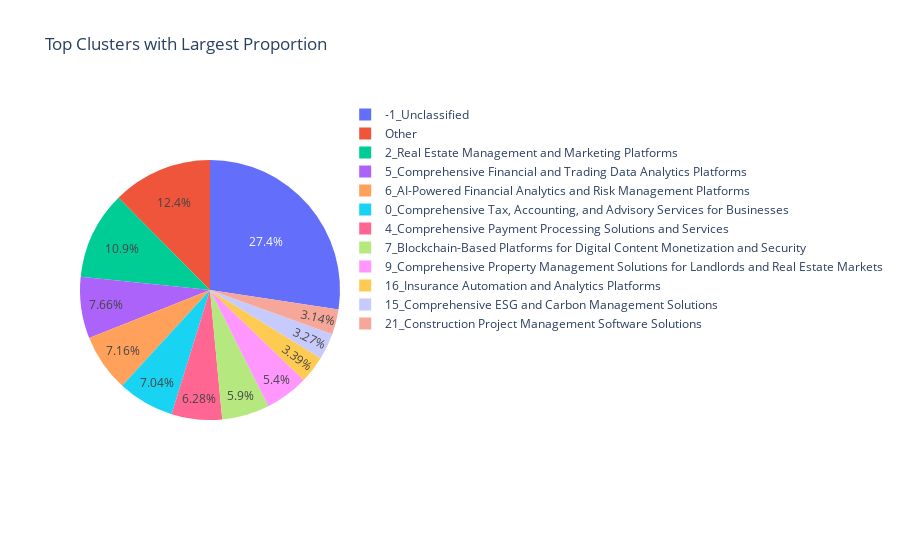
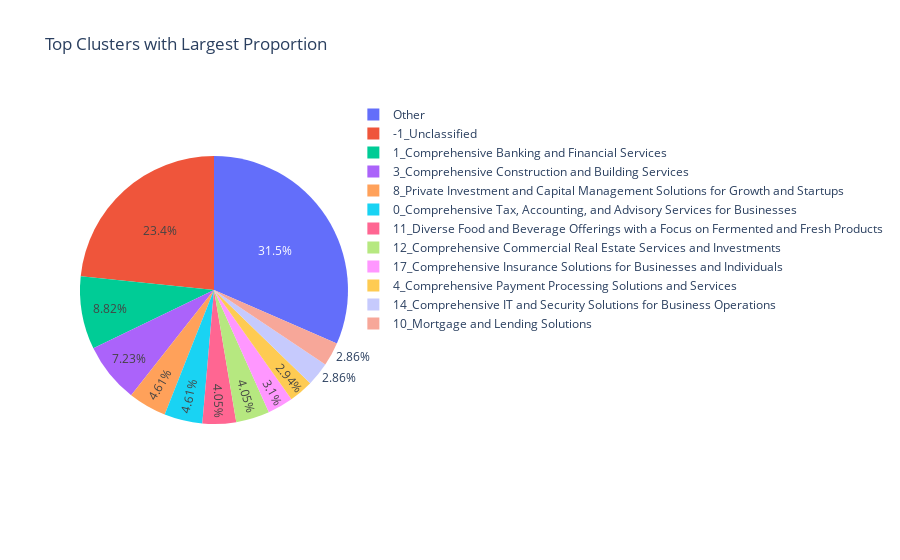

These figures' notebook cell, in order:
### Code cell
df_merge_target = df_merge[df_merge['target'] == True]
df_merge_client = df_merge[df_merge['target'] != True]
pie_chart_analysis(df_merge_target)
pie_chart_analysis(df_merge_client)

### Figure 1 — Plotly figure (JSON) as saved in the notebook; plotly's stock layout.template omitted (floating-point values rounded to 4 significant figures)
{"data": [{"domain": {"x": [0, 1], "y": [0, 1]}, "hovertemplate": "Cluster=%{label}<br>count=%{value}<extra></extra>", "labels": ["-1_Unclassified", "2_Real Estate Management and Marketing Platforms", "5_Comprehensive Financial and Trading Data Analytics Platforms", "6_AI-Powered Financial Analytics and Risk Management Platforms", "0_Comprehensive Tax, Accounting, and Advisory Services for Businesses", "4_Comprehensive Payment Processing Solutions and Services", "7_Blockchain-Based Platforms for Digital Content Monetization and Security", "9_Comprehensive Property Management Solutions for Landlords and Real Estate Markets", "16_Insurance Automation and Analytics Platforms", "15_Comprehensive ESG and Carbon Management Solutions", "21_Construction Project Management Software Solutions", "Other"], "legendgroup": "", "name": "", "showlegend": true, "type": "pie", "values": [218, 87, 61, 57, 56, 50, 47, 43, 27, 26, 25, 99]}], "layout": {"legend": {"tracegroupgap": 0}, "title": {"text": "Top Clusters with Largest Proportion"}}}

### Figure 2 — Plotly figure (JSON) as saved in the notebook; plotly's stock layout.template omitted (floating-point values rounded to 4 significant figures)
{"data": [{"domain": {"x": [0, 1], "y": [0, 1]}, "hovertemplate": "Cluster=%{label}<br>count=%{value}<extra></extra>", "labels": ["-1_Unclassified", "1_Comprehensive Banking and Financial Services", "3_Comprehensive Construction and Building Services", "8_Private Investment and Capital Management Solutions for Growth and Startups", "0_Comprehensive Tax, Accounting, and Advisory Services for Businesses", "11_Diverse Food and Beverage Offerings with a Focus on Fermented and Fresh Products", "12_Comprehensive Commercial Real Estate Services and Investments", "17_Comprehensive Insurance Solutions for Businesses and Individuals", "4_Comprehensive Payment Processing Solutions and Services", "14_Comprehensive IT and Security Solutions for Business Operations", "10_Mortgage and Lending Solutions", "Other"], "legendgroup": "", "name": "", "showlegend": true, "type": "pie", "values": [294, 111, 91, 58, 58, 51, 51, 39, 37, 36, 36, 397]}], "layout": {"legend": {"tracegroupgap": 0}, "title": {"text": "Top Clusters with Largest Proportion"}}}
